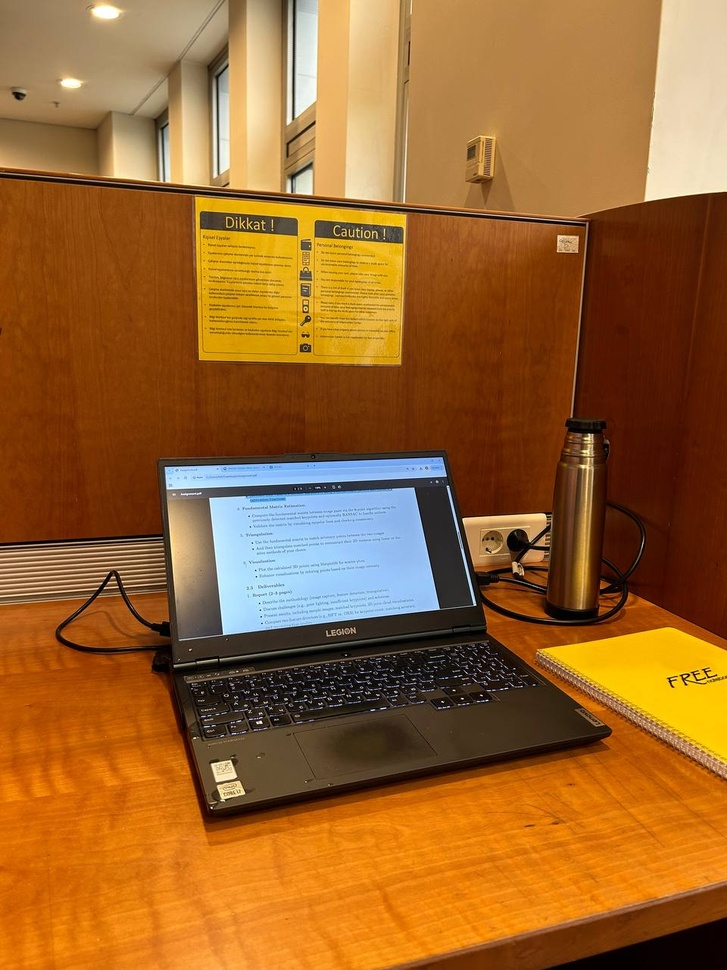
#> input picture images/image_1.jpg, 727 x 970 px, shrunk from 960 x 1280 before the run
$ jupyter execute main.ipynb
#> lines starting #> are read from the running program, lines starting #| are printed output that depends on the picture
[cell 1]
import cv2
import numpy as np
import matplotlib.pyplot as plt
from skimage import exposure

[cell 2]
# helper function to plot two images side by side

def plot_side_by_side(img_1, img_2, title1="Original Image", title2="Processed Image"):
    """
    A function to plot two images side by side.
    """
    # if len(img_1.shape) == 3 or len(img_2.shape) == 3:
    #     img_1 = cv2.cvtColor(img_1, cv2.COLOR_BGR2RGB)
    #     img_2 = cv2.cvtColor(img_2, cv2.COLOR_BGR2RGB)

    fig, axs = plt.subplots(1, 2, figsize=(15, 5))
    axs[0].imshow(img_1, cmap='gray')
    axs[1].imshow(img_2, cmap='gray')

    axs[0].set_title(title1)
    axs[1].set_title(title2)


# function to enhance image contrast
def enhance_contrast(image):
    """Enhance image contrast for better feature detection."""
    # Apply histogram equalization
    return exposure.equalize_hist(image)

[cell 3]
# Load images
img1 = cv2.imread("images/image_1.jpg", cv2.IMREAD_GRAYSCALE)
img2 = cv2.imread("images/image_2.jpg", cv2.IMREAD_GRAYSCALE)
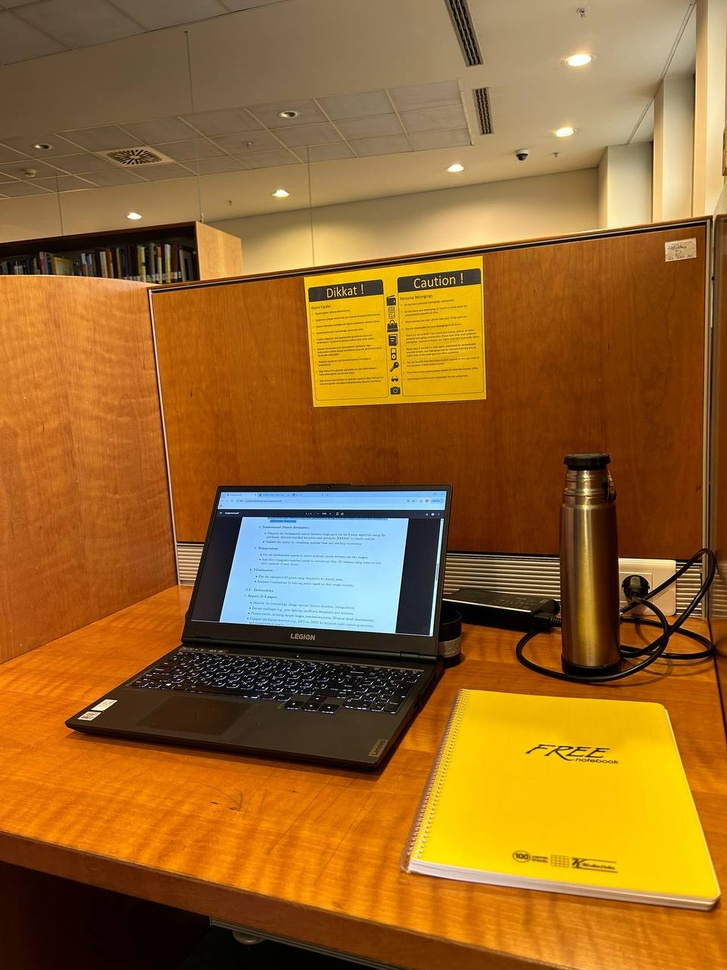
#> input picture images/image_2.jpg, 727 x 970 px, shrunk from 960 x 1280 before the run

plot_side_by_side(img1, img2, "Image 1", "Image 2")

[cell 4]
# 1. Detect features and match
# we will use SIFT first, and then maybe switch to other methods

def detect_keypoints_and_descriptors(img1_gray, img2_gray, contrast_enhancement=True):
    """Detect keypoints and compute descriptors using SIFT."""
    # Optionally enhance contrast
    if contrast_enhancement:
        img1_gray = enhance_contrast(img1_gray)
        img2_gray = enhance_contrast(img2_gray)

    # Normalize to uint8
    img1_gray = (img1_gray * 255).astype(np.uint8) if img1_gray.dtype != np.uint8 else img1_gray
    img2_gray = (img2_gray * 255).astype(np.uint8) if img2_gray.dtype != np.uint8 else img2_gray

    # Initialize SIFT detector
    sift = cv2.SIFT_create()

    # Detect keypoints and compute descriptors
    kp1, des1 = sift.detectAndCompute(img1_gray, None)
    kp2, des2 = sift.detectAndCompute(img2_gray, None)

    return kp1, des1, kp2, des2


def detect_keypoints_and_descriptors_ORB(img1_gray, img2_gray):
    """Detect keypoints and compute descriptors using ORB."""
    # Initialize ORB detector
    orb = cv2.ORB_create()

    # Detect keypoints and compute descriptors
    kp1, des1 = orb.detectAndCompute(img1_gray, None)
    kp2, des2 = orb.detectAndCompute(img2_gray, None)

    if des1 is None or des2 is None or len(kp1) < 10 or len(kp2) < 10:
        raise ValueError("Not enough keypoints detected in one or both images.")

    return kp1, des1, kp2, des2

kp1, des1, kp2, des2 = detect_keypoints_and_descriptors(img1, img2)
#> in detect_keypoints_and_descriptors, `kp1, des1 = sift.detectAndCompute(img1_gray, None)`: kp1 = 1712 keypoints; strongest (x, y, size): (286, 699, 2), (475, 604, 2.2), (688, 675, 1.9), (670, 681, 1.9)
#> in detect_keypoints_and_descriptors, `kp2, des2 = sift.detectAndCompute(img2_gray, None)`: kp2 = 1595 keypoints; strongest (x, y, size): (168, 684, 1.9), (431, 634, 2.8), (442, 520, 2.2), (397, 380, 1.8)

# Use FLANN based matcher
index_params = dict(algorithm=1, trees=5)
search_params = dict(checks=50)
flann = cv2.FlannBasedMatcher(index_params, search_params)
matches = flann.knnMatch(des1, des2, k=2)
#> matches = 1712 matches

[cell 5]
# Apply Lowe's ratio test
good_matches = []
for m, n in matches:
    if m.distance < 0.75 * n.distance:
        good_matches.append(m)
#> after the loop, good_matches = 78 matches

# Draw matches before geometric filtering
img_matches = cv2.drawMatches(img1, kp1, img2, kp2, good_matches, None,
                              flags=cv2.DrawMatchesFlags_NOT_DRAW_SINGLE_POINTS)

plt.figure(figsize=(16, 8))
plt.title("Matched Keypoints (Before Filtering)")
plt.imshow(img_matches)
plt.axis("off")
plt.show()

We can see that some keypoints are matched perfectly, like a top of termos bottle. However, other keypoints are bad match

Therefore, we better implement RANSAC to get rid of outliers

[cell 6]
# Extract point coordinates
pts1 = np.float32([kp1[m.queryIdx].pt for m in good_matches])
#> pts1 = 78 pairs, first value 23.57 to 718.3, second value 83.46 to 957
pts2 = np.float32([kp2[m.trainIdx].pt for m in good_matches])
#> pts2 = 78 pairs, first value 92.56 to 705.2, second value 122.6 to 932.5

# Find Fundamental Matrix with RANSAC to reject outliers
F, mask = cv2.findFundamentalMat(pts1, pts2, cv2.FM_RANSAC)
#> F = [[1.26e-07, 1.78e-06, -0.000928], [2.24e-06, -2.22e-08, -0.00483], [-0.000963, 0.00294, 1]]; mask = 78 values, max 1 at index 7, min 0 at index 0, mean 0.667

# Select inlier matches
inlier_matches = [good_matches[i] for i in range(len(good_matches)) if mask[i]]
#> inlier_matches = 52 matches

# Draw inlier matches only
img_inlier_matches = cv2.drawMatches(img1, kp1, img2, kp2, inlier_matches, None,
                                     flags=cv2.DrawMatchesFlags_NOT_DRAW_SINGLE_POINTS)

plt.figure(figsize=(16, 8))
plt.title("Matched Keypoints (After RANSAC Filtering)")
plt.imshow(img_inlier_matches)
plt.axis("off")
plt.show()

Now we will try ORB

[cell 7]
kp1_orb, des1_orb, kp2_orb, des2_orb = detect_keypoints_and_descriptors_ORB(img1, img2)
#> in detect_keypoints_and_descriptors_ORB, `kp1, des1 = orb.detectAndCompute(img1_gray, None)`: kp1 = 500 keypoints; strongest (x, y, size): (260, 722, 31), (475, 604, 31), (463, 519, 31), (688, 675, 31)
#> in detect_keypoints_and_descriptors_ORB, `kp2, des2 = orb.detectAndCompute(img2_gray, None)`: kp2 = 500 keypoints; strongest (x, y, size): (93, 708, 31), (619, 559, 31), (431, 635, 31), (394, 631, 37.2)
#> kp1_orb has the same summary as kp1 in detect_keypoints_and_descriptors_ORB; kp2_orb has the same summary as kp2 in detect_keypoints_and_descriptors_ORB
bf = cv2.BFMatcher(cv2.NORM_HAMMING, crossCheck=True)

# Match descriptors
matches_orb = bf.match(des1_orb, des2_orb)
#> matches_orb = 140 matches

# Sort matches by distance
matches_orb = sorted(matches_orb, key=lambda x: x.distance)

good_matches_orb = matches_orb[:100]  # or use a threshold
#> good_matches_orb = 100 matches

matched_img_orb = cv2.drawMatches(img1, kp1_orb, img2, kp2_orb, good_matches_orb, None,
                              flags=cv2.DrawMatchesFlags_NOT_DRAW_SINGLE_POINTS)

pts1_orb = np.float32([kp1_orb[m.queryIdx].pt for m in good_matches_orb])
#> pts1_orb = 100 pairs, first value 165.6 to 687.6, second value 176.3 to 797.3
pts2_orb = np.float32([kp2_orb[m.trainIdx].pt for m in good_matches_orb])
#> pts2_orb = 100 pairs, first value 65.66 to 688, second value 193.5 to 746.4

# Find Fundamental Matrix with RANSAC to reject outliers
F_orb, mask_orb = cv2.findFundamentalMat(pts1_orb, pts2_orb, cv2.FM_RANSAC)
#> F_orb = [[5.19e-08, 3.71e-06, -0.00168], [-1.09e-07, 3.41e-07, -0.00411], [8.29e-05, 0.00199, 1]]; mask_orb = 100 values, max 1 at index 0, min 0 at index 16, mean 0.6

# Select inlier matches
inlier_matches_orb = [good_matches_orb[i] for i in range(len(good_matches_orb)) if mask_orb[i]]
#> inlier_matches_orb = 60 matches

# Draw inlier matches only
img_inlier_matches_orb = cv2.drawMatches(img1, kp1_orb, img2, kp2_orb, inlier_matches_orb, None,
                                     flags=cv2.DrawMatchesFlags_NOT_DRAW_SINGLE_POINTS)

plt.figure(figsize=(16, 8))
plt.title("Matched Keypoints ORB (After RANSAC Filtering)")
plt.imshow(img_inlier_matches_orb)
plt.axis("off")
plt.show()

Matched keypoints with ORB seem to be more accurate, and their number is less

This is our Fundamental Matrices

[cell 8]
print("Fundamental Matrix using SIFT:")
print(F)
#| [[ 1.26473440e-07  1.77781409e-06 -9.27994042e-04]
#|  [ 2.23687111e-06 -2.21530348e-08 -4.82681092e-03]
#|  [-9.63066190e-04  2.93753932e-03  1.00000000e+00]]

print("Fundamental Matrix using ORB:")
print(F_orb)
#| [[ 5.19170245e-08  3.70658887e-06 -1.67823686e-03]
#|  [-1.09445363e-07  3.41065583e-07 -4.10545667e-03]
#|  [ 8.28962177e-05  1.99241472e-03  1.00000000e+00]]

Now the result looks much better, but we still have bad matches. For example, some pairs at the edge of laptop screen

Let's load camera intrinsic matrix. Camera intrinsic matrix was calculated in separate file called "camera_calibration"

[cell 9]
with open("camera_calibration.txt", 'r') as f:
#> (reads camera_calibration.txt from the repository)
    lines = f.readlines()

K = np.array([[float(x) for x in line.split()] for line in lines[0:3]])
print(K)

[cell 10]
# function to draw epipolar lines

def draw_epipolar_lines(img1, img2, F, pts1, pts2):
    # Convert to color for visualization
    img1_color = cv2.cvtColor(img1, cv2.COLOR_GRAY2BGR)
    img2_color = cv2.cvtColor(img2, cv2.COLOR_GRAY2BGR)

    # Compute epilines in image 1 (from pts2)
    lines1 = cv2.computeCorrespondEpilines(pts2.reshape(-1, 1, 2), 2, F).reshape(-1, 3)
    for r, pt in zip(lines1, pts1):
        color = tuple(np.random.randint(0, 255, 3).tolist())
        x0, y0 = map(int, [0, -r[2]/r[1]])
        x1, y1 = map(int, [img1.shape[1], -(r[2] + r[0]*img1.shape[1])/r[1]])
        img1_color = cv2.line(img1_color, (x0, y0), (x1, y1), color, 1)
        img1_color = cv2.circle(img1_color, tuple(np.round(pt).astype(int)), 5, color, -1)

    # Compute epilines in image 2 (from pts1)
    lines2 = cv2.computeCorrespondEpilines(pts1.reshape(-1, 1, 2), 1, F).reshape(-1, 3)
    for r, pt in zip(lines2, pts2):
        color = tuple(np.random.randint(0, 255, 3).tolist())
        x0, y0 = map(int, [0, -r[2]/r[1]])
        x1, y1 = map(int, [img2.shape[1], -(r[2] + r[0]*img2.shape[1])/r[1]])
        img2_color = cv2.line(img2_color, (x0, y0), (x1, y1), color, 1)
        img2_color = cv2.circle(img2_color, tuple(np.round(pt).astype(int)), 5, color, -1)

    return img1_color, img2_color

[cell 11]
pts1_inliers = pts1[mask.ravel() == 1]
#> pts1_inliers = 52 pairs, first value 202.4 to 589.3, second value 191.1 to 665.9
pts2_inliers = pts2[mask.ravel() == 1]
#> pts2_inliers = 52 pairs, first value 92.56 to 705.2, second value 223.2 to 666

img1_epi, img2_epi = draw_epipolar_lines(img1, img2, F, pts1_inliers, pts2_inliers)
#> in draw_epipolar_lines, `lines1 = cv2.computeCorrespondEpilines(pts2.reshape(-1, 1, 2), 2, F).r..`: lines1 = 52 rows, first 8: [-0.0839, 0.996, -185.6], [-0.0792, 0.997, -195.9], [-0.0792, 0.997, -195.9], [-0.0757, 0.997, -203.5], [-0.0108, 1, -344.9], [-0.0456, 0.999, -269.2], [-0.0426, 0.999, -275.7], [-0.0669, 0.998, -222.9]
#> the loop in draw_epipolar_lines, `for r, pt in zip(lines1, pts1):` made 52 passes
#> (r, pt, color, y0, y1) on passes 1 to 3: ([-0.0839, 0.996, -185.6], [202.4, 204], (172, 47, 117), 186, 247), ([-0.0792, 0.997, -195.9], [202.4, 214], (192, 67, 251), 196, 254), ([-0.0792, 0.997, -195.9], [202.4, 214], (195, 103, 9), 196, 254)
#> in draw_epipolar_lines, `lines2 = cv2.computeCorrespondEpilines(pts1.reshape(-1, 1, 2), 1, F).r..`: lines2 = 52 rows, first 8: [-0.122, -0.992, 318.4], [-0.118, -0.993, 325.1], [-0.118, -0.993, 325.1], [-0.116, -0.993, 329.1], [-0.0652, -0.998, 415.2], [-0.0925, -0.996, 369.2], [-0.0902, -0.996, 373.1], [-0.109, -0.994, 340.7]
#> the loop in draw_epipolar_lines, `for r, pt in zip(lines2, pts2):` made 52 passes
#> (r, pt, color, y0, y1) on passes 1 to 3: ([-0.122, -0.992, 318.4], [310.1, 282], (23, 187, 130), 320, 231), ([-0.118, -0.993, 325.1], [309.6, 289.4], (121, 98, 62), 327, 240), ([-0.118, -0.993, 325.1], [309.6, 289.4], (163, 222, 123), 327, 240)

plt.figure(figsize=(15, 5))
plt.subplot(121)
plt.title("Epipolar Lines in Image 1")
plt.imshow(cv2.cvtColor(img1_epi, cv2.COLOR_BGR2RGB))
plt.axis('off')

plt.subplot(122)
plt.title("Epipolar Lines in Image 2")
plt.imshow(cv2.cvtColor(img2_epi, cv2.COLOR_BGR2RGB))
plt.axis('off')

plt.tight_layout()
plt.show()

Now let's draw epipolar lines for ORB matches

[cell 12]
pts1_inliers_orb = pts1_orb[mask_orb.ravel() == 1]
#> pts1_inliers_orb = 60 pairs, first value 197 to 589, second value 197 to 632.4
pts2_inliers_orb = pts2_orb[mask_orb.ravel() == 1]
#> pts2_inliers_orb = 60 pairs, first value 220.3 to 678, second value 242.4 to 627.1

img1_epi_orb, img2_epi_orb = draw_epipolar_lines(img1, img2, F_orb, pts1_inliers_orb, pts2_inliers_orb)
#> in draw_epipolar_lines (call 2), `lines1 = cv2.computeCorrespondEpilines(pts2.reshape(-1, 1, 2), 2, F).r..`: lines1 = 60 rows, first 8: [0.0201, 1, -241.2], [0.0204, 1, -231.3], [0.0201, 1, -241.9], [0.02, 1, -246.9], [0.0138, 1, -460], [0.0199, 1, -248.9], [0.0168, 1, -354.4], [0.0128, 1, -493.6]
#> the loop in draw_epipolar_lines (call 2), `for r, pt in zip(lines1, pts1):` made 60 passes
#> (r, pt, color, y0, y1) on passes 1 to 3: ([0.0201, 1, -241.2], [315.4, 234.7], (148, 181, 29), 241, 226), ([0.0204, 1, -231.3], [226.8, 225.6], (67, 35, 39), 231, 216), ([0.0201, 1, -241.9], [316.2, 235], (137, 73, 41), 241, 227)
#> after the loop in draw_epipolar_lines (call 2), `for r, pt in zip(lines1, pts1):`:
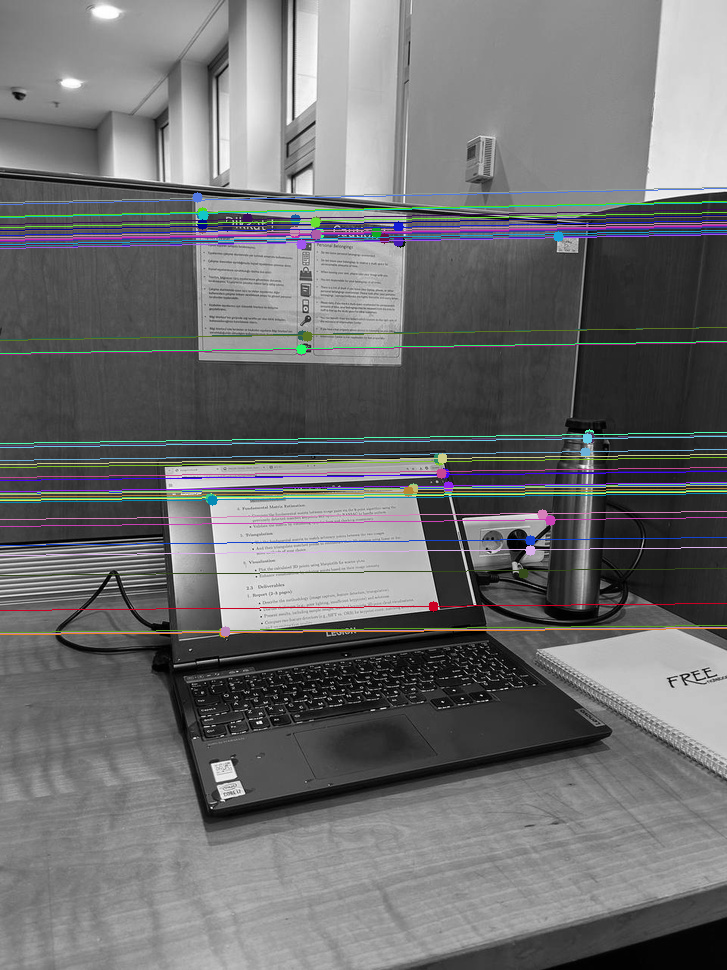
#> img1_color: shape (970, 727, 3); mean B, G, R 112.2, 111.1, 110.8
#> the loop in draw_epipolar_lines (call 2), `for r, pt in zip(lines2, pts2):` made 60 passes
#> (r, pt) on passes 1 to 4: ([-0.191, -0.982, 361.1], [398.4, 290.4]), ([-0.201, -0.98, 354.9], [328, 296]), ([-0.191, -0.982, 361.3], [398.9, 290.9]), ([-0.186, -0.983, 364.9], [665.3, 244.8])
#> after the loop in draw_epipolar_lines (call 2), `for r, pt in zip(lines2, pts2):`:
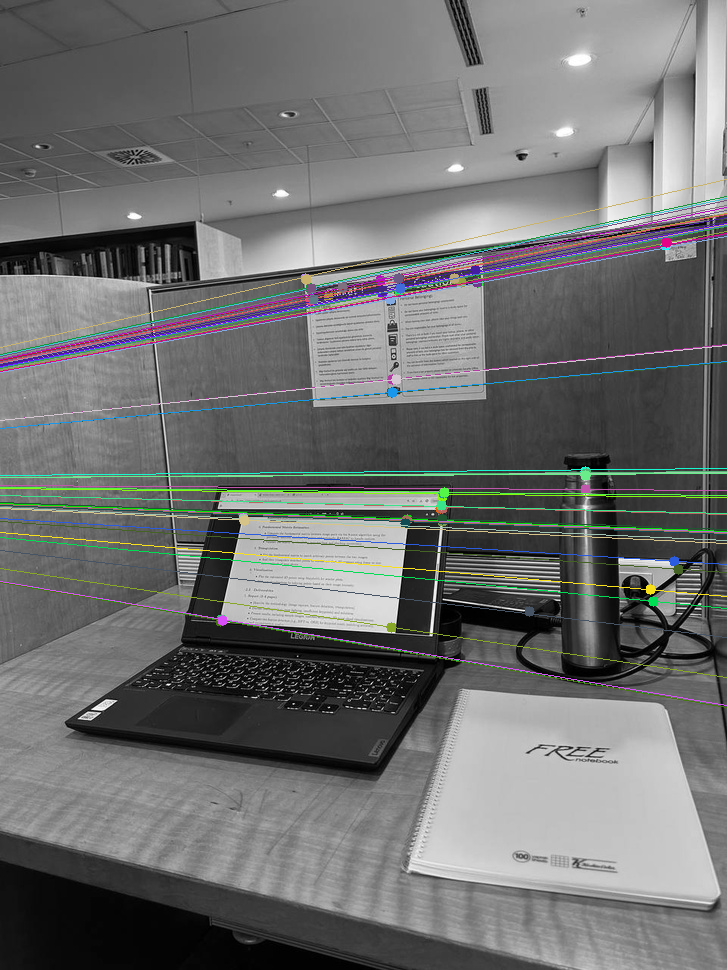
#> img2_color: shape (970, 727, 3); mean B, G, R 111.2, 111.6, 110.7

plt.figure(figsize=(15, 5))
plt.subplot(121)
plt.title("Epipolar Lines in Image 1 (ORB)")
plt.imshow(cv2.cvtColor(img1_epi_orb, cv2.COLOR_BGR2RGB))
plt.axis('off')

plt.subplot(122)
plt.title("Epipolar Lines in Image 2 (ORB)")
plt.imshow(cv2.cvtColor(img2_epi_orb, cv2.COLOR_BGR2RGB))
plt.axis('off')

plt.tight_layout()
plt.show()

[cell 13]
def triangulate_and_plot(img1, pts1, pts2, K, R, t, title="3D Reconstruction"):
    """
    Triangulates 3D points from matched 2D points and plots them with intensity coloring.

    Args:
        img1 (ndarray): First grayscale image.
        pts1 (ndarray): Matched keypoints from image 1, shape (N, 2).
        pts2 (ndarray): Matched keypoints from image 2, shape (N, 2).
        K (ndarray): Intrinsic matrix (3x3).
        R (ndarray): Rotation matrix from cv2.recoverPose.
        t (ndarray): Translation vector from cv2.recoverPose.
        title (str): Plot title.
    """
    # Undistort and normalize points
    pts1_undist = cv2.undistortPoints(pts1.reshape(-1, 1, 2), K, None)
    pts2_undist = cv2.undistortPoints(pts2.reshape(-1, 1, 2), K, None)

    # Projection matrices
    P1 = K @ np.hstack((np.eye(3), np.zeros((3, 1))))
    P2 = K @ np.hstack((R, t))

    # Triangulate points
    points_4d_hom = cv2.triangulatePoints(P1, P2, pts1_undist, pts2_undist)
    points_3d = (points_4d_hom[:3] / points_4d_hom[3]).T  # shape: (N, 3)

    # Extract image intensities
    pts1_int = np.round(pts1).astype(int)
    h, w = img1.shape
    pts1_int[:, 0] = np.clip(pts1_int[:, 0], 0, w - 1)
    pts1_int[:, 1] = np.clip(pts1_int[:, 1], 0, h - 1)

    intensities = img1[pts1_int[:, 1], pts1_int[:, 0]]
    colors = intensities / 255.0  # normalize

    # 3D plot
    fig = plt.figure(figsize=(10, 8))
    ax = fig.add_subplot(111, projection='3d')
    sc = ax.scatter(points_3d[:, 0], points_3d[:, 1], points_3d[:, 2],
                    c=colors, cmap='gray', s=3)

    ax.set_title(title)
    ax.set_xlabel('X')
    ax.set_ylabel('Y')
    ax.set_zlabel('Z')
    plt.colorbar(sc, label='Normalized Intensity')
    plt.tight_layout()
    plt.show()

    return points_3d  # optional return

[cell 14]
E = K.T @ F @ K
points, R, t, mask_pose = cv2.recoverPose(E, pts1_inliers, pts2_inliers, K)
triangulate_and_plot(img1, pts1_inliers, pts2_inliers, K, R, t, title="3D Reconstruction using SIFT")
#> Out = 52 rows, first 8: [-0.293, -0.53, 0.636], [-0.293, -0.53, 0.636], [-0.293, -0.53, 0.636], [-0.293, -0.53, 0.636], [-0.293, -0.53, 0.636], [-0.293, -0.53, 0.636], [-0.293, -0.53, 0.636], [-0.293, -0.53, 0.636]

[cell 15]
E_orb = K.T @ F_orb @ K
points_orb, R_orb, t_orb, mask_pose_orb = cv2.recoverPose(E_orb, pts1_inliers_orb, pts2_inliers_orb, K)
triangulate_and_plot(img1, pts1_inliers_orb, pts2_inliers_orb, K, R_orb, t_orb, title="3D Reconstruction using ORB")
#> call 2 of triangulate_and_plot, with pts1 = array of shape (60, 2), pts2 = array of shape (60, 2), K = array of shape (3, 3), R = array of shape (3, 3), t = array of shape (3, 1), title = '3D Reconstruction using ORB'
#> in triangulate_and_plot (call 2), `plt.show()`:
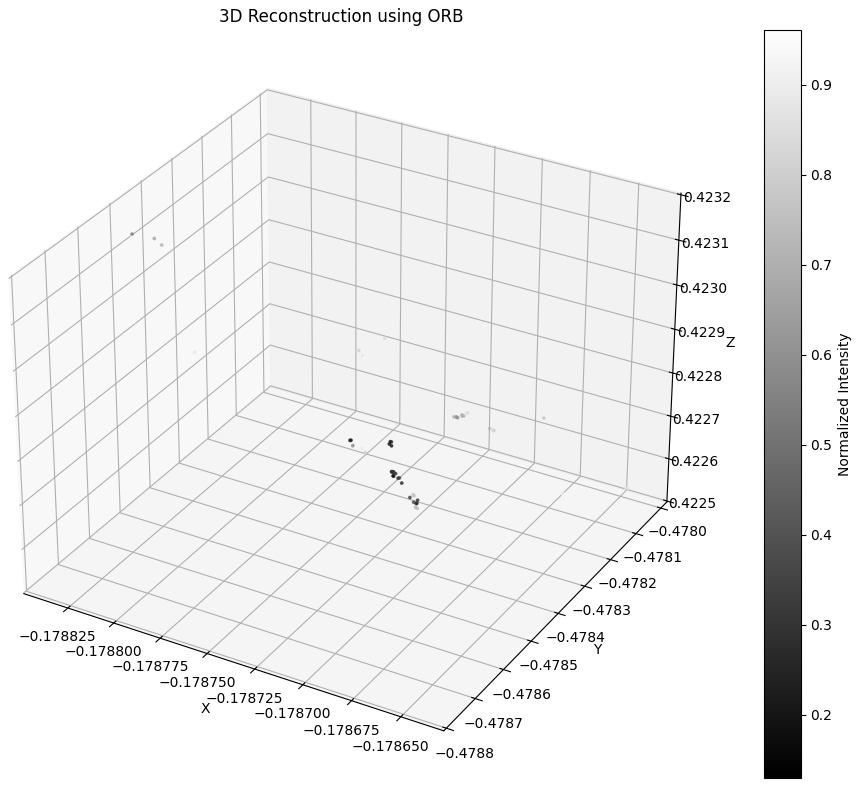
#> figure drawn by matplotlib, 2 panels
#> Out = 60 rows, first 8: [-0.179, -0.478, 0.423], [-0.179, -0.478, 0.423], [-0.179, -0.478, 0.423], [-0.179, -0.479, 0.423], [-0.179, -0.478, 0.423], [-0.179, -0.479, 0.423], [-0.179, -0.478, 0.423], [-0.179, -0.478, 0.423]
